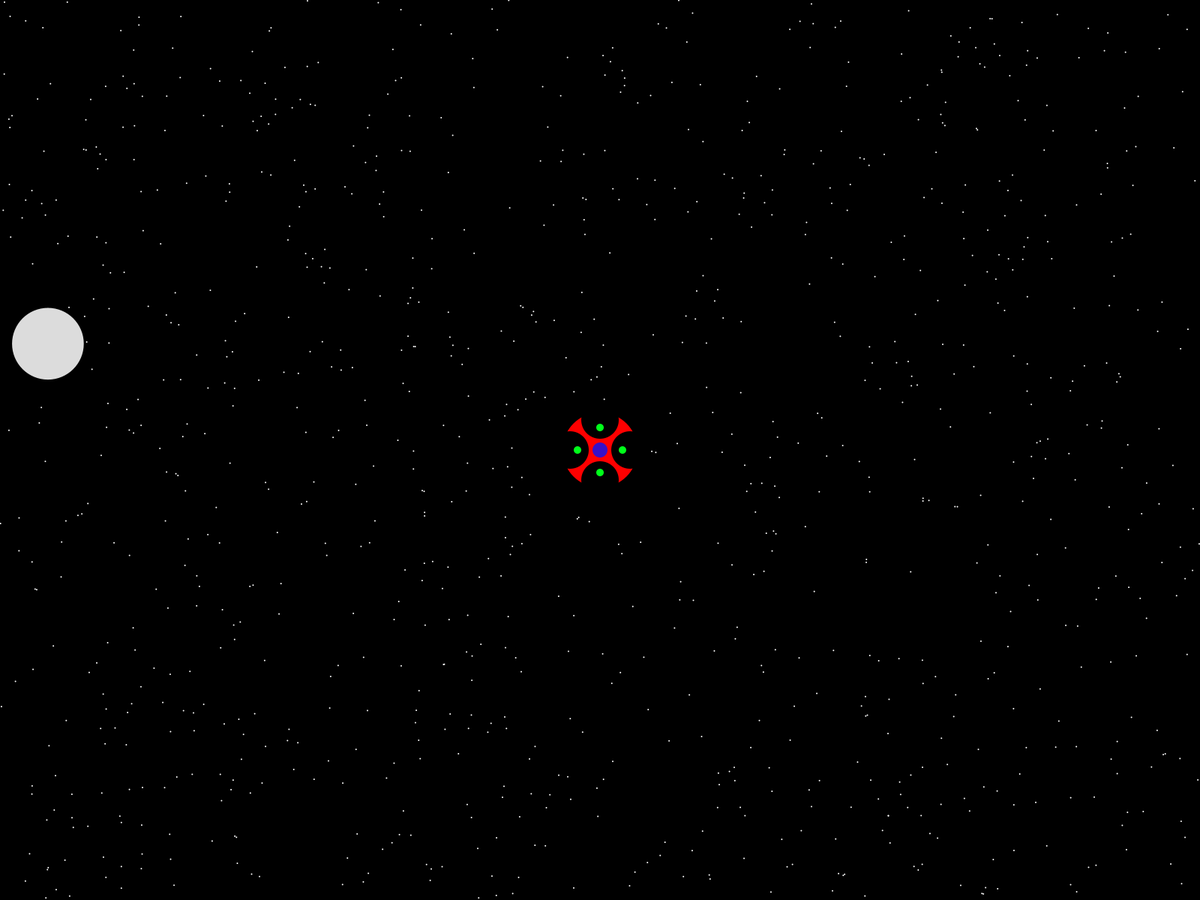
Frame 1 (no input)
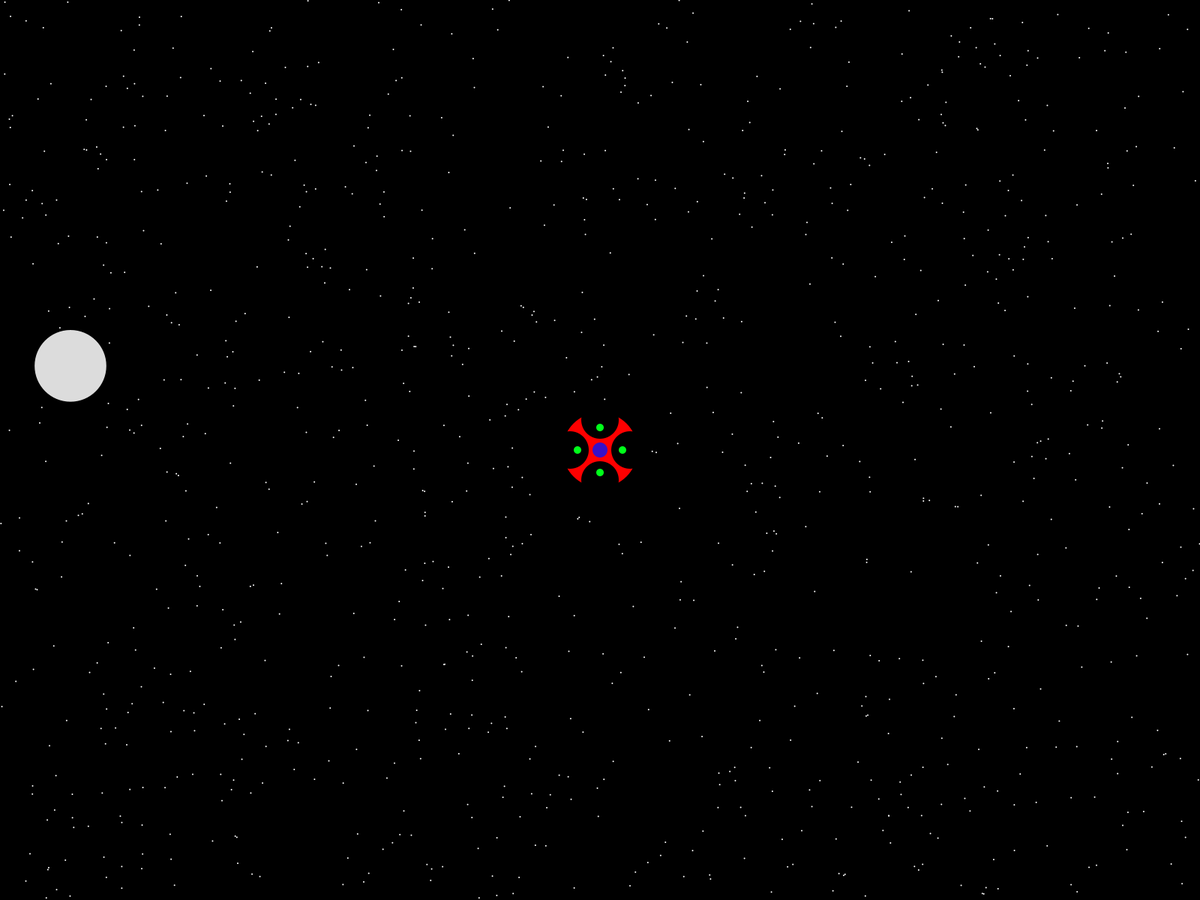
Frame 60 (the mouse pressed at the canvas centre just before this capture)
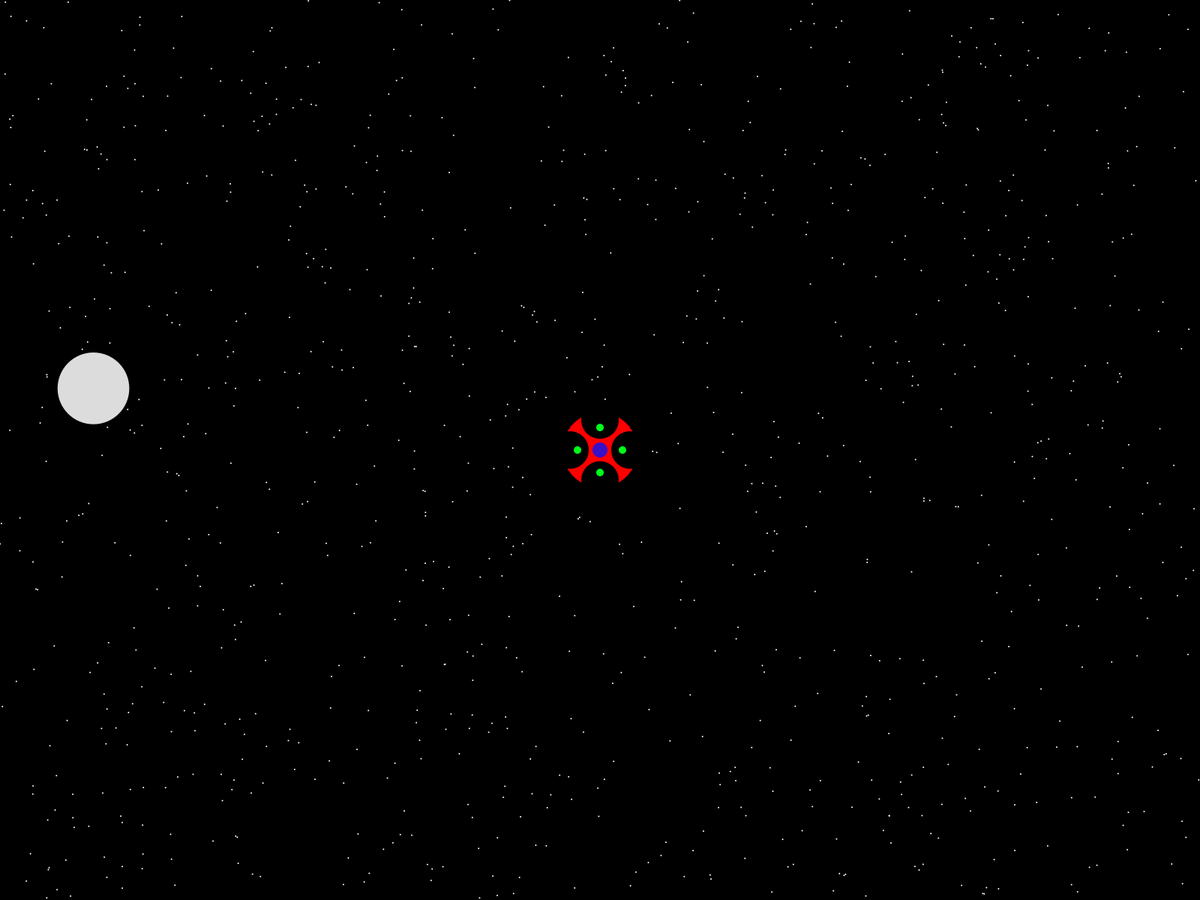
Frame 120 (the mouse held since frame 60 and released just before this capture)

The Processing sketch that drew these frames (run headless with seeded random() and noise(); from frame 60 on, the mouse is pressed at the canvas centre):

// Processing sketch: Espacio_yo
// ── Espacio_yo.pde
Fondo fondo;
Nave nave;
Meteorito meteorito;

void setup() {  
  fullScreen();
  fondo = new Fondo();
  
  nave = new Nave();
  
  meteorito = new Meteorito();
}

void draw() {
  float x = nave.getX();
  float y = nave.getY();
  fondo.setPosicion(x, y);
  fondo.dibujar();
  meteorito.dibujar();
  meteorito.setPosicion(x, y);
  nave.dibujar();
}

void keyPressed() {
  if (key == 'a') {
    nave.izquierda = true;
  }
  if (key == 'd') {
    nave.derecha = true;
  }
  if (key == 'w') {
    nave.arriba = true;
  }
  if (key == 's') {
    nave.abajo = true;
  }
}

void keyReleased() {
  if (key == 'a') {
    nave.izquierda = false;
  }
  if (key == 'd') {
    nave.derecha = false;
  }
  if (key == 'w') {
    nave.arriba = false;
  }
  if (key == 's') {
    nave.abajo = false;
  }
}
// ── Fondo.pde
public class Fondo {
  float x;
  float y;

  float[] xEstrellas;
  float[] yEstrellas;
  int numEstrellas=1000;

  //constructor
  public Fondo() {
    xEstrellas = new float[numEstrellas];
    yEstrellas = new float[numEstrellas];
    for (int i=0; i<numEstrellas; i++) {
      xEstrellas[i] = random(width);
      yEstrellas[i] = random(height);
    }
  }

  public void dibujar() {
    background(0); 

    // dibujar estrellas
    noStroke();
    fill(255);
    for (int i = 0; i<numEstrellas; i ++) {
      float xFinal = (xEstrellas[i] + x + 1000000) % width;
      float yFinal = (yEstrellas[i] + y + 1000000) % height;
      ellipse(xFinal, yFinal, 2, 2);
    }
  }
  public void setPosicion(float x, float y) {
    this.x = x;
    this.y = y;
  }
}
// ── Meteorito.pde
public class Meteorito {
  float x2 = random(500);
  float y2 = random(800);
  float x = 0;
  float y = 0;
  float vx = 0.5;
  float vy = 0.5;
  float r = random(10,100);
  float rx;
  float ry;


  //constructor
  public Meteorito() {
  }

  public void dibujar() {
    fill(220, 220, 220);
    x2 = x2+vx;
    y2 = y2+vy;
    ellipse(x2+x, y2+y, r, r);
    
    double d = calcularDistancia(width/2, height/2, x2+x, y2 +y);
    
    if (d > width){
      rx =1 + random(width * 1.2);
      ry =1 + random(height * 1.2);
      x2 = rx-x;
      y2 = ry-y;
      vx = (width/2 - rx)/20;
      vy = (height/2 - ry)/20;
    }
    
  }

  public void setPosicion(float x, float y) {
    this.x = x;
    this.y = y;
  }
  
  public double calcularDistancia(float x1, float y1, float x2, float y2){
    double d = 0;
    float c = x2 - x1;
    float c2 = y2 - y1;
    d = sqrt(c * c + c2 * c2);
    return d;
  }
}
// ── Nave.pde
public class Nave {
  float x;
  float y;
  float vx = 0.01;
  float vy = 0;
  float a = 0.1f;
  float diametro = 100;

  //direccion
  boolean izquierda = false;
  boolean derecha = false;
  boolean arriba = false;
  boolean abajo = false;

  public void dibujar() {
    fill(255, 0, 0);
    ellipse(width/2, height/2, 100, 100);

    fill(0, 20, 255, 200);
    ellipse(width/2, height/2, 20, 20);

    fill(0);
    ellipse(width/2+40, height/2, 50, 50);
    ellipse(width/2-40, height/2, 50, 50);
    ellipse(width/2, height/2+40, 50, 50);
    ellipse(width/2, height/2-40, 50, 50);

    fill(0, 255, 26); 
    ellipse(width/2+30, height/2, 10, 10);
    ellipse(width/2-30, height/2, 10, 10);
    ellipse(width/2, height/2+30, 10, 10);
    ellipse(width/2, height/2-30, 10, 10);

    dibujarMotores();
    mover();
  }

  public float getX() {
    return x;
  }

  public float getY() {
    return y;
  }

  public void mover() {
    x = x + vx;
    y = y + vy;

    if (izquierda) {
      vx = vx + a;
    }
    if (derecha) {
      vx = vx - a;
    }
    if (arriba) {
      vy = vy + a;
    }
    if (abajo) {
      vy = vy - a;
    }
  }

  public void dibujarMotores() {
    noStroke();
    if (izquierda) {
      fill(0, 0, 255, 100);
      ellipse(width/2+diametro/1.5, height/2, diametro/2, diametro/4 );
    }
    if (derecha) {
      fill(0, 0, 255, 100);
      ellipse(width/2-diametro/1.5, height/2, diametro/2, diametro/4);
    }
    if (arriba) {
      fill(0, 0, 255, 100);
      ellipse(width/2, height/2+diametro/1.5, diametro/4, diametro/2);
    }
    if (abajo) {
      fill(0, 0, 255, 100);
      ellipse(width/2, height/2-diametro/1.5, diametro/4, diametro/2);
    }
  }
}
